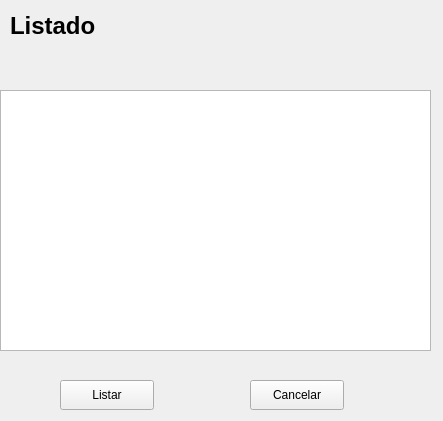
<?xml version="1.0" encoding="UTF-8"?>
<ui version="4.0">
 <class>listado</class>
 <widget class="QWidget" name="listado">
  <property name="geometry">
   <rect>
    <x>0</x>
    <y>0</y>
    <width>443</width>
    <height>421</height>
   </rect>
  </property>
  <property name="windowTitle">
   <string>Form</string>
  </property>
  <widget class="QLabel" name="label">
   <property name="geometry">
    <rect>
     <x>10</x>
     <y>10</y>
     <width>231</width>
     <height>31</height>
    </rect>
   </property>
   <property name="font">
    <font>
     <pointsize>18</pointsize>
     <weight>75</weight>
     <bold>true</bold>
    </font>
   </property>
   <property name="text">
    <string>Listado</string>
   </property>
  </widget>
  <widget class="QLabel" name="imprimir">
   <property name="geometry">
    <rect>
     <x>10</x>
     <y>40</y>
     <width>231</width>
     <height>31</height>
    </rect>
   </property>
   <property name="font">
    <font>
     <pointsize>18</pointsize>
     <weight>75</weight>
     <bold>true</bold>
    </font>
   </property>
   <property name="text">
    <string/>
   </property>
  </widget>
  <widget class="QTableWidget" name="tableWidget">
   <property name="geometry">
    <rect>
     <x>0</x>
     <y>90</y>
     <width>431</width>
     <height>261</height>
    </rect>
   </property>
  </widget>
  <widget class="QPushButton" name="listarBTN">
   <property name="geometry">
    <rect>
     <x>60</x>
     <y>380</y>
     <width>94</width>
     <height>30</height>
    </rect>
   </property>
   <property name="text">
    <string>Listar</string>
   </property>
  </widget>
  <widget class="QPushButton" name="cancelarBTN">
   <property name="geometry">
    <rect>
     <x>250</x>
     <y>380</y>
     <width>94</width>
     <height>30</height>
    </rect>
   </property>
   <property name="text">
    <string>Cancelar</string>
   </property>
  </widget>
 </widget>
 <resources/>
 <connections/>
</ui>
